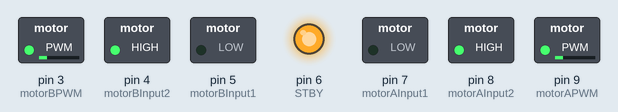
Simulated run of this sketch. Board: Arduino Uno, built with avr-gcc and run on an emulated ATmega328P. Parts: switched loads named in the sketch (green lamp = pin HIGH), output pins drawn as LEDs (lit = HIGH).

Above: at 0.05 s.
At 6.05 s:
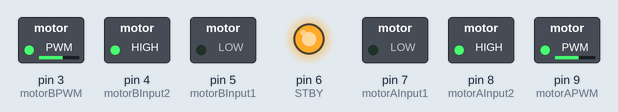
At 10.45 s:
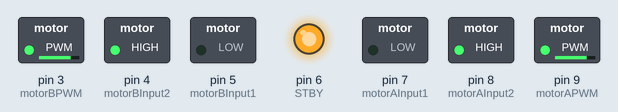
At 20.95 s:
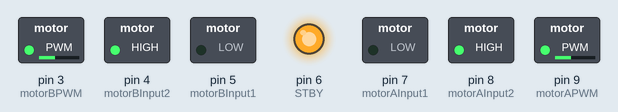
Timing chart, 0 to 31.2 s (numbered marks = the images above):
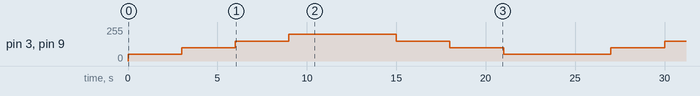

Measured:
- by itself, pin 3 (motorBPWM), pin 9 (motorAPWM): repeats every 24.0 s: 100/255 3.0 s, 150/255 3.0 s, 200/255 6.0 s, 150/255 3.0 s, 100/255 3.0 s, 50/255 6.0 s

The sketch:

pruebaMotores.ino
```cpp
// Define los pines del motor
const int motorAInput1 = 7;
const int motorAInput2 = 8;
const int motorAPWM = 9;

const int motorBInput1 = 5;
const int motorBInput2 = 4;
const int motorBPWM = 3;

const int STBY = 6;  // Pin de standby

// Velocidades del motor creamos un vector con 4 posibles velocidades
const int motorSpeeds[4] = {50, 100, 150, 200};  // Ejemplos de velocidades
int motorSpeedA, motorSpeedB;

void setup() {
  pinMode(motorAInput1, OUTPUT);
  pinMode(motorAInput2, OUTPUT);
  pinMode(motorAPWM, OUTPUT);

  pinMode(motorBInput1, OUTPUT);
  pinMode(motorBInput2, OUTPUT);
  pinMode(motorBPWM, OUTPUT);

  pinMode(STBY, OUTPUT);
  digitalWrite(STBY, HIGH);  // Habilita el driver de motor

  // Inicializa los motores para avanzar
  digitalWrite(motorAInput1, LOW);
  digitalWrite(motorAInput2, HIGH);
  digitalWrite(motorBInput1, LOW);
  digitalWrite(motorBInput2, HIGH);
}

void loop() {
  // Aumentar la velocidad en 4 pasos
  for (int i = 0; i < 4; i++) {
    motorSpeedA = motorSpeeds[i];
    motorSpeedB = motorSpeeds[i];
    analogWrite(motorAPWM, motorSpeedA);
    analogWrite(motorBPWM, motorSpeedB);
    delay(3000); // Esperar 3 segundos en cada paso
  }

  // Disminuir la velocidad en 4 pasos
  for (int i = 3; i >= 0; i--) {
    motorSpeedA = motorSpeeds[i];
    motorSpeedB = motorSpeeds[i];
    analogWrite(motorAPWM, motorSpeedA);
    analogWrite(motorBPWM, motorSpeedB);
    delay(3000); // Esperar 3 segundos en cada paso
  }
}
```
